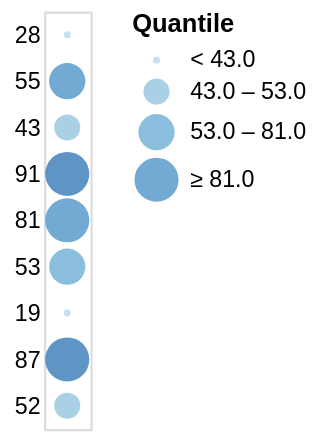

The specification (Vega-Lite) saved for this image:
### Vega specification from a JSON file in a GitHub repository (floating-point values rounded to 4 significant figures)
{"$schema": "https://vega.github.io/schema/vega/v5.json", "background": "white", "padding": 5, "width": 20, "style": "cell", "data": [{"name": "source_0", "values": [{"a": "A", "b": 28}, {"a": "B", "b": 55}, {"a": "C", "b": 43}, {"a": "D", "b": 91}, {"a": "E", "b": 81}, {"a": "F", "b": 53}, {"a": "G", "b": 19}, {"a": "H", "b": 87}, {"a": "I", "b": 52}]}, {"name": "data_0", "source": "source_0", "transform": [{"type": "filter", "expr": "isValid(datum[\"b\"]) && isFinite(+datum[\"b\"])"}]}], "signals": [{"name": "y_step", "value": 20}, {"name": "height", "update": "bandspace(domain('y').length, 1, 0.5) * y_step"}], "marks": [{"name": "marks", "type": "symbol", "style": ["circle"], "from": {"data": "data_0"}, "encode": {"update": {"opacity": {"value": 0.7}, "fill": {"scale": "color", "field": "b"}, "x": {"signal": "width", "mult": 0.5}, "y": {"scale": "y", "field": "b"}, "size": {"scale": "size", "field": "b"}, "shape": {"value": "circle"}}}}], "scales": [{"name": "y", "type": "point", "domain": {"data": "data_0", "field": "b"}, "range": {"step": {"signal": "y_step"}}, "padding": 0.5}, {"name": "color", "type": "quantile", "domain": {"data": "data_0", "field": "b"}, "range": "ramp", "interpolate": "hcl"}, {"name": "size", "type": "quantile", "domain": {"data": "data_0", "field": "b"}, "range": {"signal": "sequence(9, 361 + (361 - 9) / (4 - 1), (361 - 9) / (4 - 1))"}}], "axes": [{"scale": "y", "orient": "left", "grid": false, "domain": false, "ticks": false, "zindex": 0}], "legends": [{"title": "Quantile", "fill": "color", "labelOverlap": "greedy", "symbolType": "circle", "encode": {"symbols": {"update": {"opacity": {"value": 0.7}}}}, "size": "size"}]}
